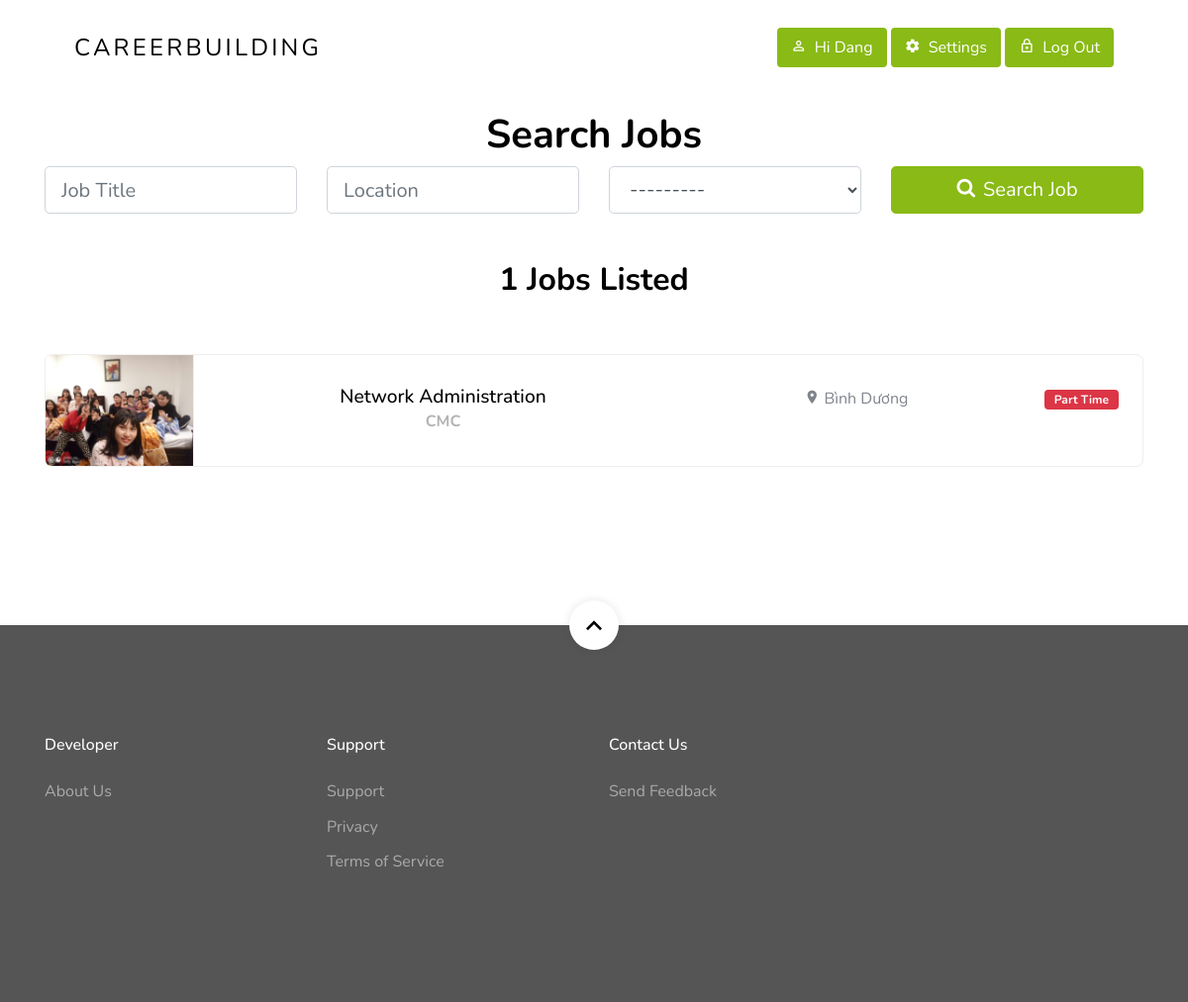
Page /applicant/search-result (signed in) on the committed database.
### job/models.py (models this page shows, shortened)
class JobModel(models.Model):
    GENDER_CHOICES = [
        ('Male', 'Male'),
        ('Female', 'Female'),
        ('Any', 'Any'),
    ]
    JOB_TYPE_CHOICES = [
        ('Full Time', 'Full Time'),
        ('Part Time', 'Part Time'),
        ('Intern', 'Intern'),
    ]
    user = models.ForeignKey(User, null=True, blank=True, on_delete=models.CASCADE)
    image = models.ImageField(null=True, blank=True)
    job_title = models.CharField(max_length=255, null=True, blank=True)
    location = models.CharField(max_length=255, null=True, blank=True)
    experience = models.IntegerField(null=True, blank=True)
    job_type = models.CharField(max_length=30, choices=JOB_TYPE_CHOICES, null=True, blank=True)
    vacancy = models.CharField(max_length=255, null=True, blank=True)
    responsibilities = RichTextField(null=True, blank=True)
    requirements = RichTextField(null=True, blank=True)
    salary = models.CharField(max_length=255, null=True, blank=True)
    deadline = models.DateField(null=True, blank=True)
    gender = models.CharField(max_length=30, choices=GENDER_CHOICES, null=True, blank=True)
    job_desc = RichTextField(null=True, blank=True)
    additional_note = RichTextField(null=True, blank=True)
    date_posted = models.DateTimeField(auto_now_add=True)
    is_active = models.BooleanField(default=True)
    class Meta:
        ordering = ['-date_posted']

### user/models.py (models this page shows, shortened)
class CompanyProfileModel(models.Model):
    user = models.OneToOneField(User, null=True, on_delete=models.CASCADE)
    image = models.ImageField(null=True, blank=True)
    about = RichTextField(null=True, blank=True)
    location = models.CharField(max_length=100, null=True, blank=True)
    start_date = models.DateField(null=True, blank=True)
    website = models.CharField(max_length=255, null=True, blank=True)
    phone = models.CharField(max_length=255, null=True, blank=True)
    logo = models.ImageField(null=True, blank=True)
    totalViewCount = models.IntegerField(null=True, blank=True)

class User(AbstractBaseUser):
    email = models.EmailField(max_length=255, unique=True)
    name = models.CharField(max_length=255)
    date_joined = models.DateTimeField(auto_now_add=True)
    is_applicant = models.BooleanField(default=False)
    is_company = models.BooleanField(default=False)
    is_active = models.BooleanField(default=True)
    is_staff = models.BooleanField(default=False)
    is_admin = models.BooleanField(default=False)
    USERNAME_FIELD = 'email'
    REQUIRED_FIELDS = ['name']  # Email & Password are required by default.
    objects = MyUserManager()

### user/views.py (the view)
# urls.py: path('applicant/search-result', search_result, name='search-result'),
@login_required(login_url='login')
def search_result(request):
    name = extractFirstName(request.user.name)
    job_list = JobModel.objects.filter(is_active=True).order_by('-date_posted')
    job_filter = JobFilter(request.GET, queryset=job_list)
    job_list = job_filter.qs
    job_search = request.GET.get('job_title')
    add_to_job_keyword(request.user, job_search)
    paginator = Paginator(job_list, 5)
    page = request.GET.get('page', 1)
    try:
        jobs = paginator.page(page)
    except PageNotAnInteger:
        jobs = paginator.page(1)
    except EmptyPage:
        jobs = paginator.page(paginator.num_pages)
    context = {
        'name': name,
        'jobs': jobs,
        'job_list': job_list,
        'jobs_len': job_list.count(),
        'myFilter': job_filter,
    }
    return render(request, 'user/search-result.html', context)

### user/utils.py (called while the page is built)
def extractFirstName(name):
    first_name = name.split(' ')
    return first_name[0]

def add_to_job_keyword(user, keyword):
    if keyword is not None:
        JobSearchKeywordModel.objects.create(
            searched_by=user,
            searched_for=keyword,
        )
    return

### templates/user/search-result.html (shortened to what this page needs)
{% extends "user/base.html" %}
{% load static %}
{% load widget_tweaks %}
{% block content %}
<header class="site-navbar mt-3">
    <div class="container-fluid">
        <div class="row align-items-center" style="background: #ebeef0;">
            <div class="site-logo col-6"><a class="text-black" href="{% url 'home' %}">CareerBuilding</a></div>
                        <div class="right-cta-menu text-right d-flex aligin-items-center col-6">
                            <div class="ml-auto">
                                <a href="{% url 'applicant-profile' user.id %}"
                                   class="btn btn-primary border-width-2 d-none d-lg-inline-block"><span
                                        class="mr-2 icon-person_outline"></span>Hi {{ name }}</a>
                                <a href="{% url 'account-settings' user.id %}"
                                   class="btn btn-primary border-width-2 d-none d-lg-inline-block"><span
                                        class="mr-2 icon-settings"></span>Settings</a>
                                <a href="{% url 'logout' %}" class="btn btn-primary border-width-2 d-none d-lg-inline-block"><span
                                        class="mr-2 icon-lock_outline"></span>Log Out</a>
                            </div>
        </div>
    </div>
    </div>
</header>
<section class="site-section">
    <div class="container">
        <h1 class="text-black text-center font-weight-bold">Search Jobs</h1>
        <form method="GET" action="{% url 'search-result' %}">
            <div class="row mb-5">
                <div class="col-12 col-sm-6 col-md-6 col-lg-3 mb-4 mb-lg-0">
                    {{ myFilter.form.job_title|add_class:"form-control form-control-lg" }}
                </div>
                <div class="col-12 col-sm-6 col-md-6 col-lg-3 mb-4 mb-lg-0">
                    {{ myFilter.form.location|add_class:"form-control form-control-lg" }}
                </div>
                <div class="col-12 col-sm-6 col-md-6 col-lg-3 mb-4 mb-lg-0">
                    {{ myFilter.form.job_type|add_class:"form-control form-control-lg" }}
                </div>
                <div class="col-12 col-sm-6 col-md-6 col-lg-3 mb-4 mb-lg-0">
                    <button type="submit" class="btn btn-primary btn-lg btn-block text-white btn-search">
                        <span class="icon-search icon mr-2"></span>Search Job
                    </button>
                </div>
            </div>
        </form>
        <div class="row mb-5 justify-content-center">
            <div class="col-md-7 text-center">
                <h2 class="section-title mb-2">{{jobs_len}} Jobs Listed</h2>
            </div>
        </div>
        <div class="text-center">
            <ul class="job-listings mb-5">
                {% for job in job_list %}
                <li class="job-listing d-block d-sm-flex pb-3 pb-sm-0 align-items-center">
                    <a href="{% url 'job-profile' job.id %}"></a>
                    <div class="job-listing-logo">
                        {% if job.user.companyprofilemodel.logo %}
                        <img src=" {{job.user.companyprofilemodel.logo.url}}" alt="Image" class="img-fluid">
                        {% else %}
                        <p>{{job.user.name}}</p>
                        {% endif %}
                    </div>
                    <div class="job-listing-about d-sm-flex custom-width w-100 justify-content-between mx-4">
                        <div class="job-listing-position custom-width w-50 mb-3 mb-sm-0">
                            <h2>{{job.job_title}}</h2>
                            <strong>{{job.user.name}}</strong>
                        </div>
                        <div class="job-listing-location mb-3 mb-sm-0 custom-width w-25">
                            <span class="icon-room"></span> {{job.location}}
                        </div>
                        <div class="job-listing-meta">
                            {% if job.job_type == 'Full Time' %}
                            <span class="badge badge-success">{{job.job_type}}</span>
                            {% elif job.job_type == 'Part Time' %}
                            <span class="badge badge-danger">{{job.job_type}}</span>
                            {% else %}
                            <span class="badge badge-info">{{job.job_type}}</span>
                            {% endif %}
                        </div>
                    </div>
                </li>
                {% endfor%}
            </ul>
        </div>
    </div>
</section>
{% endblock %}

### templates/user/base.html (shortened to what this page needs)
<!doctype html>
{% load static %}
<html lang="en">
<head>
    <link rel="stylesheet" href="{% static 'assets/css/custom-bs.css' %}">
    <link rel="stylesheet" href="{% static 'assets/css/jquery.fancybox.min.css' %}">
    <link rel="stylesheet" href="{% static 'assets/css/bootstrap-select.min.css' %}">
    <link rel="stylesheet" href="{% static 'assets/fonts/icomoon/style.css' %}">
    <link rel="stylesheet" href="{% static 'assets/fonts/line-icons/style.css' %}">
    <link rel="stylesheet" href="{% static 'assets/css/owl.carousel.min.css' %}">
    <link rel="stylesheet" href="{% static 'assets/css/animate.min.css' %}">
    <link rel="stylesheet" href="{% static 'assets/css/quill.snow.css' %}">
    <link rel="stylesheet" href="{% static 'assets/css/style.css' %}">
</head>
<body id="top">
<div class="site-wrap">
    {% block content %}
    {% endblock %}
    {% include "./footer.html" %}
</div>
</body>
</html>

### templates/user/footer.html
<footer class="site-footer">
    <a href="#top" class="smoothscroll scroll-top">
        <span class="icon-keyboard_arrow_up"></span>
    </a>
    <div class="container">
        <div class="row">
            <div class="col-6 col-md-3 mb-md-0">
                <h3>Developer</h3>
                <ul class="list-unstyled">
                    <li><a href="{% url 'about' %}">About Us</a></li>
                </ul>
            </div>
            <div class="col-6 col-md-3 mb-md-0">
                <h3>Support</h3>
                <ul class="list-unstyled">
                    <li><a href="#">Support</a></li>
                    <li><a href="#">Privacy</a></li>
                    <li><a href="#">Terms of Service</a></li>
                </ul>
            </div>
            <div class="col-6 col-md-3 mb-md-0">
                <h3>Contact Us</h3>
                <ul class="list-unstyled">
                    <li><a href="{% url 'contact' %}">Send Feedback</a></li>
                </ul>
            </div>
        </div>
    </div>
</footer>

### static-files/assets/css/style.css (style rules this page uses)
.site-navbar { margin-bottom: 0px; z-index: 1999; position: absolute; width: 100%; top: 2rem; }
.site-navbar .container-fluid { padding-left: 7rem; padding-right: 7rem; }
.site-navbar .site-logo { position: absolute; left: 5%; }
.site-navbar .site-logo a { color: #fff; font-size: 1.5rem; letter-spacing: .2rem; text-transform: uppercase; }
.site-navbar .site-burger-menu, .site-navbar .right-cta-menu { position: absolute; right: 5%; }
body { font-weight: 400; font-size: 1rem; line-height: 1.7; position: relative; }
body:after { content: ""; position: absolute; top: 0; left: 0; right: 0; bottom: 0; background: rgba(0, 0, 0, 0.7); z-index: 100; opacity: 0; visibility: hidden; -webkit-transition: .3s all ease; -o-transition: .3s all ease; transition: .3s all ease; }
h1, h2, h3, h4 { color: #000; }
.site-section { padding-top: 7rem; padding-bottom: 7rem; position: relative; z-index: 2; }
.text-black { color: #000 !important; }
.job-listings { padding: 0; margin: 0; border: 1px solid #eee; border-radius: 7px; overflow: hidden; position: relative; background: #fff; }
.job-listings .badge { color: #fff; padding: 4px 10px; }
.job-listings .job-listing { position: relative; border-bottom: 1px solid #eee; -webkit-transition: .3s all ease; -o-transition: .3s all ease; transition: .3s all ease; }
.job-listings .job-listing:last-child { border-bottom: none; }
.job-listings .job-listing a { position: absolute; width: 100%; height: 100%; -webkit-transition: .3s all ease; -o-transition: .3s all ease; transition: .3s all ease; }
.job-listings .job-listing .job-listing-logo { -webkit-box-flex: 0; -ms-flex: 0 0 150px; flex: 0 0 150px; border-right: 1px solid #eee; }
.job-listings .job-listing-position h2 { font-size: 1.2rem; margin-bottom: 0; }
.job-listings .job-listing-position strong { color: #b3b3b3; }
.section-title { font-size: 2rem; font-weight: 700; }
.btn:after, .btn:before { display: none; }
.btn.btn-primary { color: #fff; }
.border-width-2 { border-width: 2px !important; }
.site-footer { padding: 7rem 0; position: relative; background: #555; }
.site-footer h3 { font-size: 1rem; margin-bottom: 1.5rem; color: #fff; }
.site-footer a { color: rgba(255, 255, 255, 0.5); }
.site-footer ul li { margin-bottom: .5rem; }
.site-footer ul li a { color: rgba(255, 255, 255, 0.5); }
.site-footer .scroll-top { position: absolute; z-index: 5; top: 0; width: 50px; height: 50px; border-radius: 50%; background: #fff; left: 50%; -webkit-transform: translate(-50%, -50%); -ms-transform: translate(-50%, -50%); transform: translate(-50%, -50%); -webkit-box-shadow: 0 0px 10px 0px rgba(0, 0, 0, 0.1); box-shadow: 0 0px 10px 0px rgba(0, 0, 0, 0.1); }
.site-footer .scroll-top>span { position: absolute; font-size: 2rem; top: 50%; left: 50%; -webkit-transform: translate(-50%, -50%); -ms-transform: translate(-50%, -50%); transform: translate(-50%, -50%); color: #000 !important; }

### rows in the picture
JobModel: user.companyprofilemodel.logo (picture), job_title "Network Administration", user.name "CMC", location "Bình Dương", job_type "Part Time"

### other values in the picture
{{ name }} "Dang"
{{ jobs_len }} "1"
